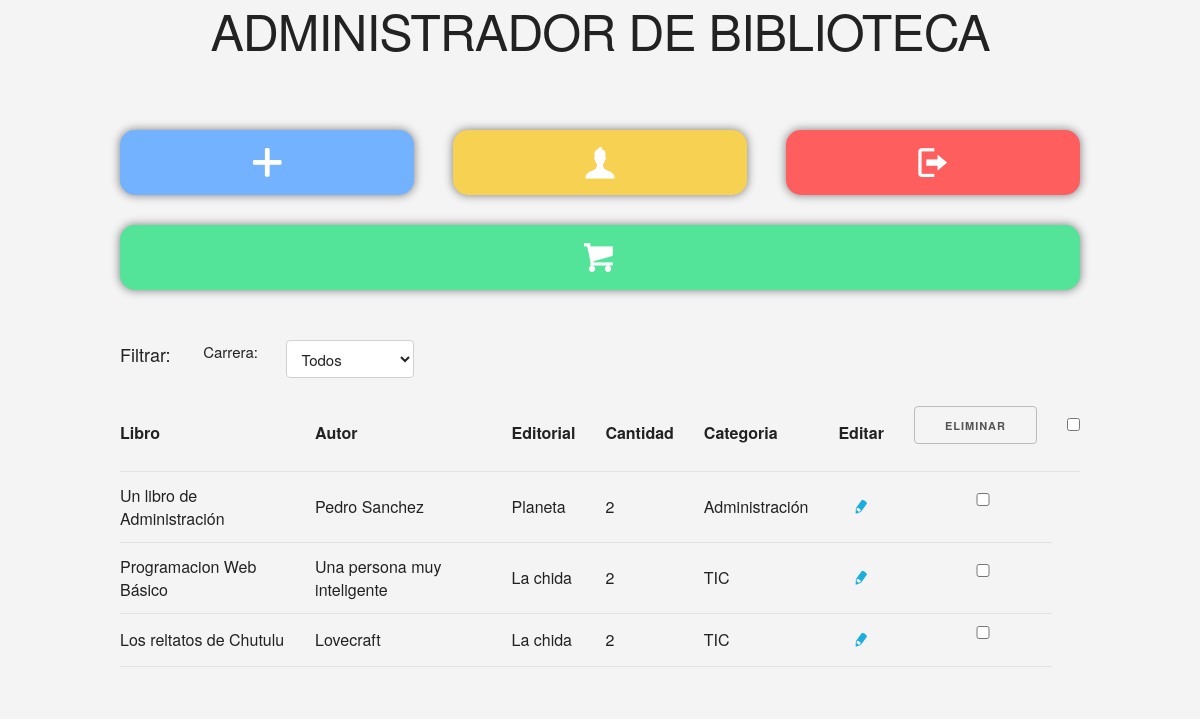
Screenshot of /admin/index.php (signed in) with the database file from the repository.
### tables this page shows
CREATE TABLE `libro` (
  `libro_id` int(11) NOT NULL,
  `libro_titulo` varchar(255) NOT NULL,
  `libro_ISBN` varchar(255) NOT NULL,
  `libro_editorial` varchar(255) NOT NULL,
  `libro_paginas` varchar(255) NOT NULL,
  `libro_autor` varchar(255) NOT NULL,
  `libro_cantidad` int(11) NOT NULL,
  `libro_categoria` varchar(255) NOT NULL
);

### admin/index.php (the view, shortened to what this page needs)
<?php
include_once('../includes/connection.php');
if (isset($_SESSION['logged_in'])){
?>
<html lang="es">
<head>
    <link rel="stylesheet" href="../assets/normalize.css">
    <link rel="stylesheet" href="../assets/skeleton.css">
    <link rel="stylesheet" href="../assets/style.css">
    <link rel="stylesheet" href="../assets/icomoon/style.css">
</head>
<body style="background-color: #f4f4f4;">
<div class="container">
<div class="row centrar">
<h1>ADMINISTRADOR DE BIBLIOTECA</h1>
</div>
</div>
<div class="container" style="margin-top: 50px; margin-bottom: 50px;">
<div class="row">
    <a href="add.php" class="four columns centrar opcionesIndex" style="height: 65px; background-color: #72B2FF; border-radius: 15px; box-shadow: #8e8e8e 0px 0px 9px 1px;">
        <p class="icon-plus" style="color: #fff; font-size: 48px; margin-bottom: 0;"></p>
    </a>
    <a href="usuarios.php" class="four columns centrar opcionesIndex" style="height: 65px; background-color: #f7d151; border-radius: 15px; box-shadow: #8e8e8e 0px 0px 9px 1px;">
        <p class="icon-user" style="color: #fff; font-size: 32px; margin-bottom: 0;"></p>
    </a>
    <a href="logout.php" class="four columns centrar opcionesIndex" style="height: 65px; background-color: #ff5e5e; border-radius: 15px; box-shadow: #8e8e8e 0px 0px 9px 1px;">
        <p class="icon-log-out" style="color: #fff; font-size: 32px; margin-bottom: 0;"></p>
    </a>
    <a href="prestamos.php" class="twelve columns centrar opcionesIndex" style="margin-top: 30px;height: 65px; background-color: #53e499; border-radius: 15px; box-shadow: #8e8e8e 0px 0px 9px 1px;">
        <p class="icon-shopping-cart" style="color: #fff; font-size: 32px; margin-bottom: 0;"></p>
    </a>
</div>
</div>
<div class="container">
<div class="row">
<p class="one columns" style="font-size: 18px;">Filtrar:</p>
<p class="one columns">Carrera:</p>
<select name="" id="filtroCarrera" class="two columns">
    <option value="" >Todos</option>
</select>
</div>
</div>
<div class="container">
<div class="row">
<?php
$query = $pdo->query("SELECT * FROM libro ORDER BY libro_id DESC");
?>
<form action="funciones.php" method="post">
    <table class="u-full-width" id="tabla">
        <thead>
            <tr>
                <th>Libro</th>
                <th>Autor</th>
                <th>Editorial</th>
                <th>Cantidad</th>
                <th>Categoria</th>
                <th>Editar</th>
                <th><input type="submit" value="Eliminar" class="twelve columns eliminar"></th>
                <th><input type="checkbox" name="" id="checkboxall"></th>
            </tr>
        </thead>
        <tbody>
<?php
foreach($query as $libro){
 ?>
            <tr class="<?php echo $libro["libro_categoria"]; ?>">
                <td><?php echo $libro["libro_titulo"]; ?></td>
                <td><?php echo $libro["libro_autor"]; ?></td>
                <td><?php echo $libro["libro_editorial"]; ?></td>
                <td><?php echo $libro["libro_cantidad"]; ?></td>
                <td><?php echo $libro["libro_categoria"]; ?></td>
                <td><span class="centrar"><a href="editar.php?id=<?php echo $libro['libro_id']; ?>" class="icon-pencil"></a></span></td>
                <td><input type="checkbox" name="selector[]" value="<?php echo $libro["libro_id"]; ?>" class="twelve columns checkbox"></td>
            </tr>
<?php } ?>
        </tbody>
    </table>
</form>
</div>
</div>
</body>
</html>
    <?php
}
?>

### assets/skeleton.css (style rules this page uses)
.container { position: relative; width: 100%; max-width: 960px; margin: 0 auto; padding: 0 20px; box-sizing: border-box; }
.column, .columns { width: 100%; float: left; box-sizing: border-box; }
@media (min-width: 400px) { .container { width: 85%; padding: 0; } }
@media (min-width: 550px) { .container { width: 80%; } }
@media (min-width: 550px) { .column, .columns { margin-left: 4%; } }
@media (min-width: 550px) { .column:first-child, .columns:first-child { margin-left: 0; } }
@media (min-width: 550px) { .one.column, .one.columns { width: 4.66666666667%; } }
@media (min-width: 550px) { .two.columns { width: 13.3333333333%; } }
@media (min-width: 550px) { .four.columns { width: 30.6666666667%; } }
@media (min-width: 550px) { .twelve.columns { width: 100%; margin-left: 0; } }
html { font-size: 62.5%; }
body { font-size: 1.5em; line-height: 1.6; font-weight: 400; font-family: "Raleway", "HelveticaNeue", "Helvetica Neue", Helvetica, Arial, sans-serif; color: #222; }
h1, h2, h3, h4, h5, h6 { margin-top: 0; margin-bottom: 2rem; font-weight: 300; }
h1 { font-size: 4.0rem; line-height: 1.2; letter-spacing: -.1rem; }
@media (min-width: 550px) { h1 { font-size: 5.0rem; } }
p { margin-top: 0; }
a { color: #1EAEDB; }
.button, button, input[type="submit"], input[type="reset"], input[type="button"], input[type="file"] { display: inline-block; height: 38px; padding: 0 30px; color: #555; text-align: center; font-size: 11px; font-weight: 600; line-height: 38px; letter-spacing: .1rem; text-transform: uppercase; text-decoration: none; white-space: nowrap; background-color: transparent; border-radius: 4px; border: 1px solid #bbb; cursor: pointer; box-sizing: border-box; }
input[type="email"], input[type="number"], input[type="search"], input[type="text"], input[type="file"], input[type="tel"], input[type="url"], input[type="password"], textarea, select { height: 38px; padding: 6px 10px; background-color: #fff; border: 1px solid #D1D1D1; border-radius: 4px; box-shadow: none; box-sizing: border-box; }
input[type="checkbox"], input[type="radio"] { display: inline; }
th, td { padding: 12px 15px; text-align: left; border-bottom: 1px solid #E1E1E1; }
th:first-child, td:first-child { padding-left: 0; }
th:last-child, td:last-child { padding-right: 0; }
input, textarea, select, fieldset { margin-bottom: 1.5rem; }
pre, blockquote, dl, figure, table, p, ul, ol, form { margin-bottom: 2.5rem; }
.u-full-width { width: 100%; box-sizing: border-box; }
.container:after, .row:after, .u-cf { content: ""; display: table; clear: both; }

### assets/style.css (style rules this page uses)
a { text-decoration: none; }
.centrar { display: flex; justify-content: center; align-items: center; }
.opcionesIndex { transition-duration: 1s; }

### assets/icomoon/style.css (style rules this page uses)
[class^="icon-"], [class*=" icon-"] { font-family: 'icomoon' !important; speak: none; font-style: normal; font-weight: normal; font-variant: normal; text-transform: none; line-height: 1; -webkit-font-smoothing: antialiased; -moz-osx-font-smoothing: grayscale; }
.icon-log-out:before { content: "\e9d5"; }
.icon-pencil:before { content: "\e9f3"; }
.icon-plus:before { content: "\e9f7"; }
.icon-shopping-cart:before { content: "\ea13"; }
.icon-user:before { content: "\ea36"; }

### rows the page displays
libro: libro_titulo "Un libro de Administración", libro_autor "Pedro Sanchez", libro_editorial "Planeta", libro_cantidad "2", libro_categoria "Administración"
libro: libro_titulo "Programacion Web Básico", libro_autor "Una persona muy inteligente", libro_editorial "La chida", libro_cantidad "2", libro_categoria "TIC"
libro: libro_titulo "Los reltatos de Chutulu", libro_autor "Lovecraft", libro_editorial "La chida", libro_cantidad "2", libro_categoria "TIC"
